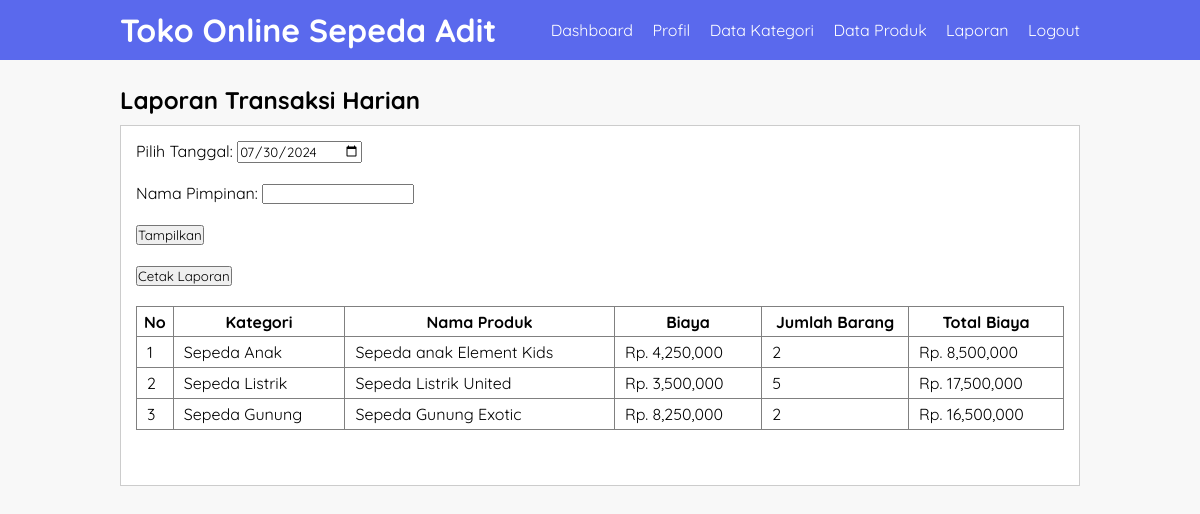
Screenshot of /laporan-harian.php (signed in) with the database file from the repository.
### tables this page shows
CREATE TABLE `tb_report` (
  `product_id` int(11) NOT NULL,
  `product_name` varchar(100) NOT NULL,
  `category_name` varchar(25) NOT NULL,
  `product_price` int(11) NOT NULL,
  `product_count` int(11) NOT NULL,
  `total_price` int(25) NOT NULL
);

### laporan-harian.php (the view, shortened to what this page needs)
<?php
    include 'database.php';
?>
<!DOCTYPE html>
<html>
<head>
    <link rel="stylesheet" type="text/css" href="css/style.css">
</head>
<body>
    <header>
        <div class="container">
            <h1><a href="dashboard.php">Toko Online Sepeda Adit</a></h1>
            <ul>
                <li><a href="dashboard.php">Dashboard</a></li>
                <li><a href="profile.php">Profil</a></li>
                <li><a href="data-kategori.php">Data Kategori</a></li>
                <li><a href="data-produk.php">Data Produk</a></li>
                <li><a href="laporan.php">Laporan</a></li>
                <li><a href="logout.php">Logout</a></li>
            </ul>
        </div>
    </header>
    <div class="section">
        <div class="container">
            <h2>Laporan Transaksi Harian</h2>
            <div class="box">
                <table border="1" cellspacing="0" class="table">
                    <thead>
                        <tr>
                            <th>No</th>
                            <th>Kategori</th>
                            <th>Nama Produk</th>
                            <th>Biaya</th>
                            <th>Jumlah Barang</th>
                            <th>Total Biaya</th>
                        </tr>
                    </thead>
                    <tbody>
                        <?php
                            $no = 1;
                            $produk = mysqli_query($conn, "SELECT * FROM tb_report LEFT JOIN tb_product USING (product_name, product_price) ORDER BY category_id DESC");
                            if(mysqli_num_rows($produk) > 0){
                            while($row = mysqli_fetch_array($produk)){
                        ?>
                        <tr>
                            <td><?php echo $no++ ?></td>
                            <td><?php echo $row['category_name'] ?></td>
                            <td><?php echo $row['product_name'] ?></td>
                            <td>Rp. <?php echo number_format($row['product_price']) ?></td>
                            <td><?php echo $row['product_count'] ?></td>
                            <td>Rp. <?php echo number_format($row['total_price']) ?></td>
                        </tr>
                        <?php
                                }
                            } else { ?>
                            <tr>
                                <td colspan="6">Tidak ada laporan harian</td>
                            </tr>
                        <?php } ?>
                        <form method="get" id="form-input">
                            <label for="tanggal">Pilih Tanggal:                 </label>
                            <input type="date" id="tanggal" name="tanggal" value="<?php echo isset($_GET['tanggal']) ? $_GET['tanggal'] : date('Y-m-d'); ?>">
                            <br><br>
                            <label for="pimpinan">Nama Pimpinan:                </label>
                            <input type="text" id="pimpinan" name="pimpinan" value="<?php echo isset($_GET['pimpinan']) ? $_GET['pimpinan'] : ''; ?>">
                            <br><br>
                            <button type="submit">Tampilkan</button>
                        </form>
                        <br><br>
                        <button onclick="printReport()">Cetak Laporan</button>
                        <br><br>
                    </tbody>
                </table>
                <br></br>
            </div>
        </div>
    </div>
</body>
</html>

### css/style.css (style rules this page uses)
* { padding: 0px; margin: 0px; font-family: 'Quicksand', sans-serif; }
body { background-color: #F8F8F8; }
a { color: inherit; text-decoration: none; }
header { background-color: #5A69ED; color: #FFF }
header h1 { float: left; padding: 10px 0; }
header ul { float: right; }
header ul li { display: inline-block; }
header ul li a { padding: 20px 0 20px 15px; display: inline-block; }
.container { width: 80%; margin: 0 auto; }
.container:after { content: ''; display: block; clear: both; }
.section { padding: 25px 0; }
.box { background-color: #FFF; border: 1px solid #CCC; padding: 15px; box-sizing: border-box; margin: 10px 0 25px 0; }
.box:after { content: ''; display: block; clear: both; }
.table { width: 100%; border-collapse: collapse; }
.table tr { height: 30px; }
.table tr td { padding: 5px 10px; }

### rows the page displays
tb_report: category_name "Sepeda Anak", product_name "Sepeda anak Element Kids", product_price "4,250,000", product_count "2", total_price "8,500,000"
tb_report: category_name "Sepeda Listrik", product_name "Sepeda Listrik United", product_price "3,500,000", product_count "5", total_price "17,500,000"
tb_report: category_name "Sepeda Gunung", product_name "Sepeda Gunung Exotic", product_price "8,250,000", product_count "2", total_price "16,500,000"
